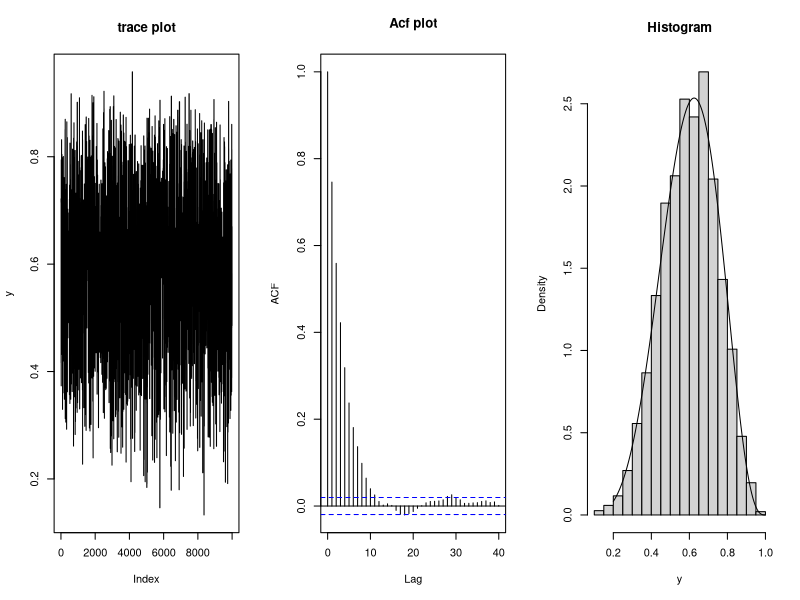
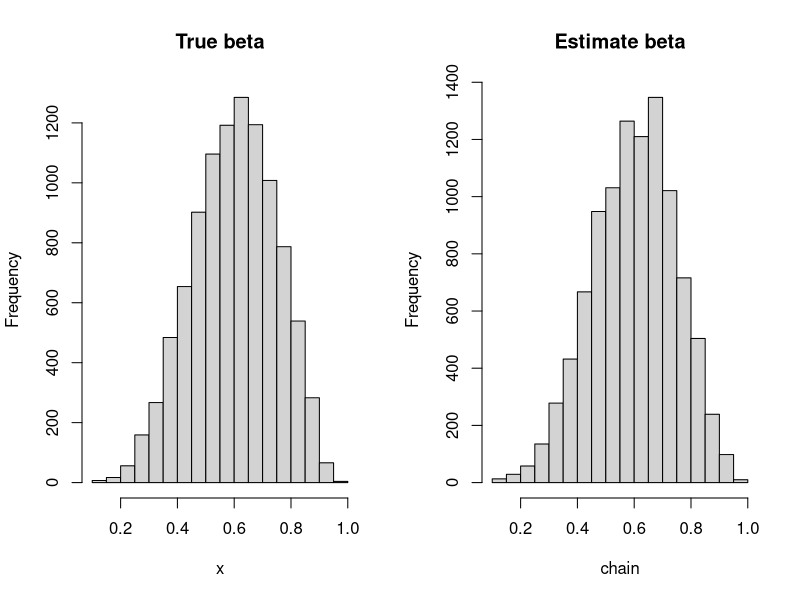
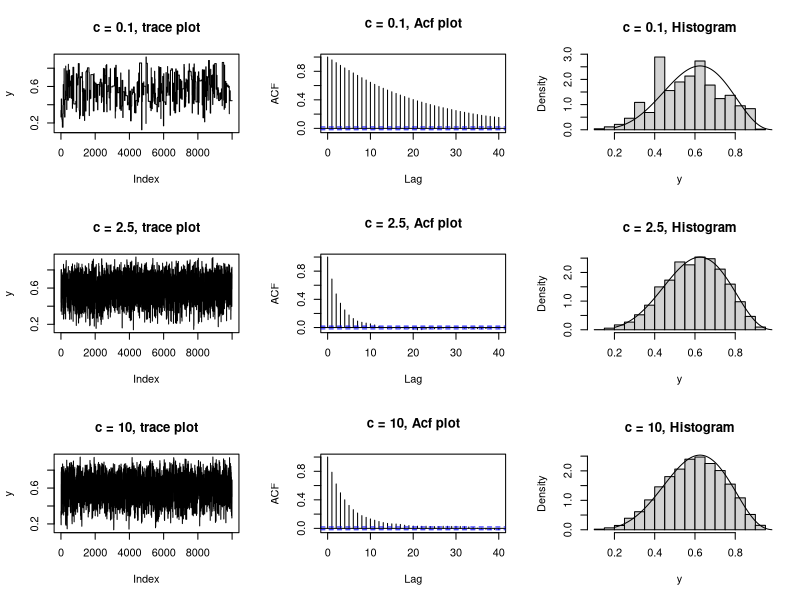
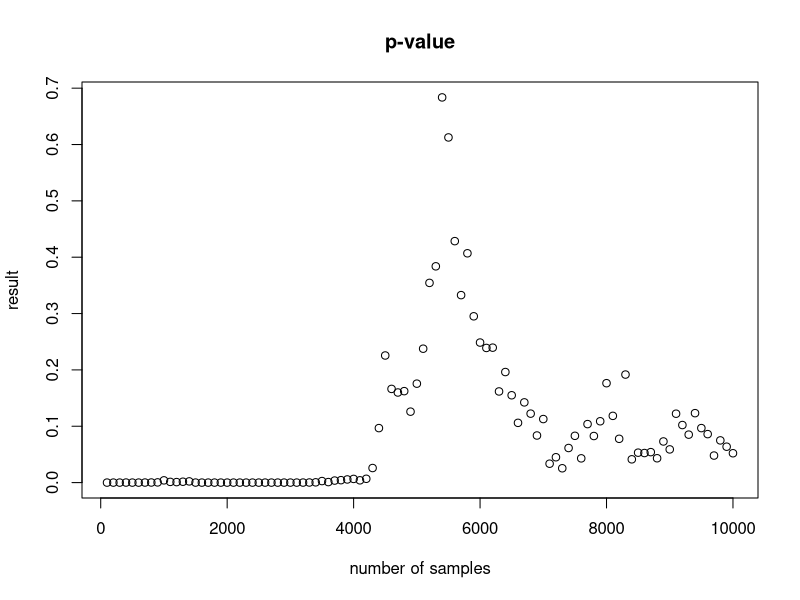

Generate these figures, in order, with R:
## ---- chunk 1
Beta_MetropolisHastings = function(true_alpha, true_beta, c, iter){
  set.seed(1)
  # start value random from a uniform distribution
  start_value = runif(1); chain = rep(0, iter)
  # the proposal function given in the problem
  proposalfunction = function(c, phi_old){return(rbeta(1, c * phi_old, c * (1 - phi_old)))}
  for (i in 1 : iter){
    # generate a bata sample
    beta = proposalfunction(c, start_value)
    # compute the posterior and propsal value from generated beta
    post = dbeta(beta, true_alpha, true_beta) / dbeta(start_value, true_alpha, true_beta)
    proposal = dbeta(start_value, c * beta, c * (1 - beta)) / dbeta(beta, c * start_value, 
                                                                    c * (1 - start_value))
    # if it's in the accept field, add beta into chain, otherwise,
    # use the same value with last element
    if(runif(1) < min(1, post * proposal)){
      start_value = beta
    }
    chain[i] = start_value
  }
  return(chain)
}
## ---- chunk 2
set.seed(1)
true_alpha = 6; true_beta = 4; c = 1; iter = 10000
chain = Beta_MetropolisHastings(true_alpha = 6, true_beta = 4, c = 1, iter = 10000)
par(mfrow = c(1, 3))  #1 row, 3 columns
plot(chain, type = "l",main = "trace plot", ylab = "y")
acf(chain, main = "Acf plot")
hist(chain,freq = FALSE, main = "Histogram", xlab = "y")
grid = seq(0.2,1,length = 300)
beta_density = dbeta(grid, true_alpha, true_beta)
lines(grid,beta_density)
## ---- chunk 3
x = rbeta(iter, 6, 4)
par(mfrow = c(1, 2))
hist(x, main = "True beta")
hist(chain, main = "Estimate beta")
ks.test(chain[-(1:5000)], x)
## ---- chunk 4
c1 = 0.1; c2 = 2.5; c3 = 10
chain1 = Beta_MetropolisHastings(true_alpha = 6, true_beta = 4, c = c1, iter = 10000)
chain2 = Beta_MetropolisHastings(true_alpha = 6, true_beta = 4, c = c2, iter = 10000)
chain3 = Beta_MetropolisHastings(true_alpha = 6, true_beta = 4, c = c3, iter = 10000)
grid = seq(0.2,1,length = 300)
beta_density = dbeta(grid, true_alpha, true_beta)

par(mfrow = c(3, 3))
plot(chain1, type = "l",main = "c = 0.1, trace plot", ylab = "y")
acf(chain1, main = "c = 0.1, Acf plot")
hist(chain1, freq = FALSE, main = "c = 0.1, Histogram", xlab = "y")
lines(grid, beta_density)
plot(chain2, type = "l",main = "c = 2.5, trace plot", ylab = "y")
acf(chain2, main = "c = 2.5, Acf plot")
hist(chain2, freq = FALSE, main = "c = 2.5, Histogram", xlab = "y")
lines(grid, beta_density)
plot(chain3, type = "l",main = "c = 10, trace plot", ylab = "y")
acf(chain3, main = "c = 10, Acf plot")
hist(chain3, freq = FALSE, main = "c = 10, Histogram", xlab = "y")
lines(grid, beta_density)
## ---- chunk 5
x = rbeta(iter, 6, 4); result = c()
par(mfrow = c(1, 1))
sample = Beta_MetropolisHastings(true_alpha = 6, true_beta = 4, c = 2.5, iter = 10000)
for(i in 1:100){
  result = c(result, ks.test(sample[1:(i*100)],x)$p.value)
}
plot((1:100)*100,result, main = "p-value", xlab = "number of samples")
